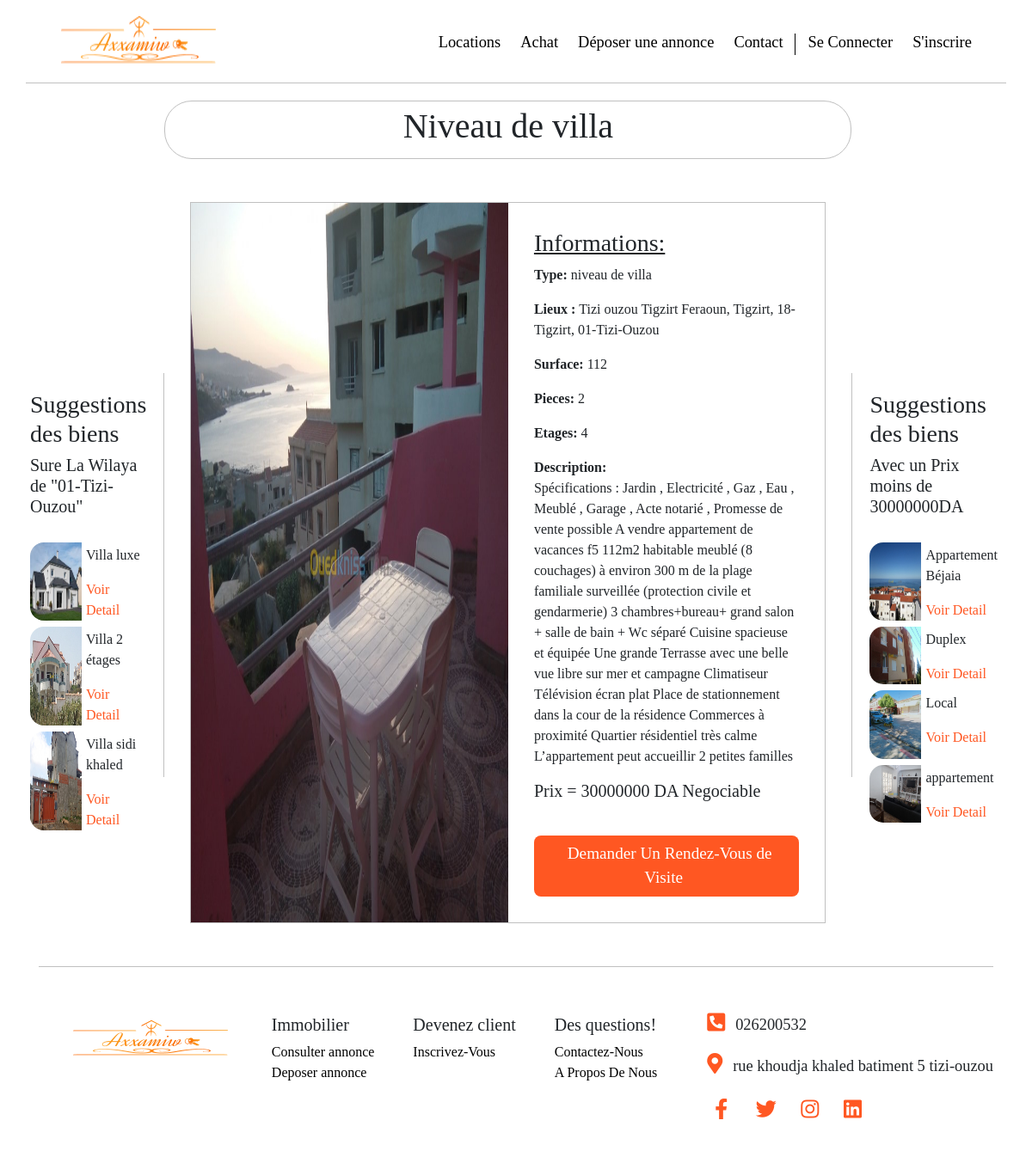
The app's page /pages/detail.php?id=87 with its own data.
### tables this page shows
CREATE TABLE IF NOT EXISTS `biens` (
  `id` int(11) NOT NULL AUTO_INCREMENT,
  `titre` varchar(255) NOT NULL,
  `description` text NOT NULL,
  `wilaya` varchar(255) NOT NULL,
  `daira` varchar(255) NOT NULL,
  `commune` varchar(255) NOT NULL,
  `adresse` varchar(255) NOT NULL,
  `type_bien` varchar(255) NOT NULL,
  `surface` int(11) NOT NULL,
  `etage` int(11) NOT NULL,
  `pieces` varchar(255) NOT NULL,
  `prix` int(255) NOT NULL,
  `lien_img` varchar(1024) NOT NULL,
  `proprietaire` varchar(255) NOT NULL,
  PRIMARY KEY (`id`)
);

### pages/detail.php (the view, shortened to what this page needs)
<!DOCTYPE html>
<html lang="fr">
<head>
    <link rel="stylesheet" href="../style/style.css">
    <link rel="stylesheet" href="https://stackpath.bootstrapcdn.com/bootstrap/4.4.1/css/bootstrap.min.css">
    <link rel="stylesheet" href="https://cdnjs.cloudflare.com/ajax/libs/font-awesome/5.11.2/css/all.css">
</head>
<body>
<?php
include_once('../includes/header.php');
$db=new PDO('mysql:host=localhost;dbname=vilavie','root','',array(PDO::ATTR_ERRMODE => PDO::ERRMODE_EXCEPTION));
$detail_bien = $db->query('SELECT * FROM biens Where id="'.$_GET['id'].'"');
$choisie = $detail_bien->fetch();
?>
<div class="container-fluid d-flex justify-content-between fulldetail ">
<div class="suggestdetail d-flexbox flex-row" id="dairasugg">
<h3> Suggestions des biens </h3>
<h5> Sure La Wilaya de "<?php echo($choisie['wilaya']) ?>"</h5>
<div class="lesbienssugg">
<?php $bienrep = $db->query('SELECT id,titre, lien_img FROM biens Where wilaya="'.$choisie['wilaya'].'" LIMIT 0,3');
       while ($donne= $bienrep->fetch()){
         echo('<div class="d-flex suggcontainer" >
           <img src="../'.$donne['lien_img'].'" class="imgsuggestdetail" alt="l\'image du bien" >
           <div class="infosugg">
           <p>'.$donne['titre'].'</p>
            <a href="../pages/detail.php?id='.$donne['id'].'">Voir Detail</a>
            </div>
         </div>');}
?>
</div>
</div>
<div class="boxbien">
<div class="d-flex justify-content-center titrebien">
<h1> <?php echo($choisie['titre']) ?> </h1>
</div>
<div class="infobox d-flex">
<?php echo('<img class="imgdetail"src="../'. $choisie['lien_img'].'" alt="image du bien">') ?>
<div class="pointdetail">
<h3><u>Informations:</u></h3>
<?php
 echo('
<p><b> Type: </b>'.$choisie['type_bien'].'</p>
<p><b> Lieux : </b>'.$choisie['adresse'].', '.$choisie['commune'].', '.$choisie['daira'].', '.$choisie['wilaya'].'</p>
<p><b> Surface: </b>'.$choisie['surface'].'</p>
<p><b> Pieces: </b>'.$choisie['pieces'].'</p>
<p><b> Etages: </b>'.$choisie['etage'].'</p>
<p><b> Description:</b> <br/>'.$choisie['description'].' </p>
<h5> Prix = '.$choisie['prix'].' DA Negociable </h5>
<div class="text-center liendemanderdv">
<a href="./demande_rdv.php?d=biens&id='.$choisie['id'].'" class="rdvdmdbien">Demander Un Rendez-Vous de Visite</a>
</div>
');
 ?>
 </div>
</div>
</div>
<div class="suggestdetail d-flexbox flex-row " id="prixsugg">
<h3> Suggestions des biens </h3>
<h5> Avec un Prix moins de <?php echo($choisie['prix']) ?>DA</h5>
<div class="lesbienssugg" >
<?php
       $bienprix = $db->query('SELECT id,titre, lien_img FROM biens Where prix <'.$choisie['prix'].' LIMIT 0,4');
       while ($aproxis= $bienprix->fetch()){
         echo('<div class="d-flex suggcontainer" >
           <img src="../'.$aproxis['lien_img'].'" class="imgsuggestdetail" alt="l\'image du bien" >
           <div class="infosugg">
           <p>'.$aproxis['titre'].'</p>
            <a href="../pages/detail.php?id='.$aproxis['id'].'">Voir Detail</a>
            </div>
         </div>');}
?>
</div>
</div>
</div>
<?php
include_once("../includes/footer.php");
?>
</body>
</html>

### style/style.css (style rules this page uses)
html,body { overflow-x: hidden; margin: 0; padding: 0; height: 100%; background: #ffffff !important; font-family:Tahoma; }
.imgdetail { width:50%; }
.fulldetail { margin-top: 20px ; margin-bottom: 20px; font-family: initial; align-items: center; }
.lesbienssugg { margin-top: 30px; margin-bottom: 20px; }
.suggestdetail { width:230px; padding:20px; height:470px; margin-top:10%; }
.infobox { border:1px solid silver; margin: 30px; }
#dairasugg { border-right: 1px solid silver; }
#prixsugg { border-left: 1px solid silver; }
.pointdetail { padding:30px; font-family: inherit; width:50%; }
.suggcontainer { margin-bottom: 7px; width:100%; }
.infosugg>a { color:#ff5722; }
.infosugg { padding:3px 5px 0 5px; }
.imgsuggestdetail { width:60px; border-top-left-radius:1rem; border-bottom-left-radius:1rem; }
.titrebien { border: 1px solid silver; border-radius: 2rem; margin-bottom:50px; padding:5px; }
.liendemanderdv { background-color:#ff5722 ; margin-top:40px; padding: 7px; border-radius: 0.5rem; }
.rdvdmdbien { color:white ; font-size:1.2rem; padding: 7px; }

### records on screen
biens: wilaya "01-Tizi-Ouzou", titre "Niveau de villa", lien_img (picture), type_bien "niveau de villa", adresse "Tizi ouzou Tigzirt Feraoun", commune "Tigzirt", daira "18-Tigzirt", surface "112", pieces "2", etage "4", description "Spécifications : Jardin , Electricité , Gaz , Eau , Meublé , Garage , Acte notarié , Promesse de vente possible A vendre appartement de vacances f5 112m2 habitable meublé (8 couchages) à environ 300 m de la plage familiale surveillée (protection civile et gendarmerie) 3 chambres+bureau+ grand salon + salle de bain + Wc séparé Cuisine spacieuse et équipée Une grande Terrasse avec une belle vue libre sur mer et campagne Climatiseur Télévision écran plat Place de stationnement dans la cour de la résidence Commerces à proximité Quartier résidentiel très calme L’appartement peut accueillir 2 petites familles", prix "30000000"
biens: lien_img (picture), titre "Villa luxe"
biens: lien_img (picture), titre "Villa 2 étages"
biens: lien_img (picture), titre "Villa sidi khaled"
biens: lien_img (picture), titre "Appartement Béjaia"
biens: lien_img (picture), titre "Duplex"
biens: lien_img (picture), titre "Local"
biens: lien_img (picture), titre "appartement"
